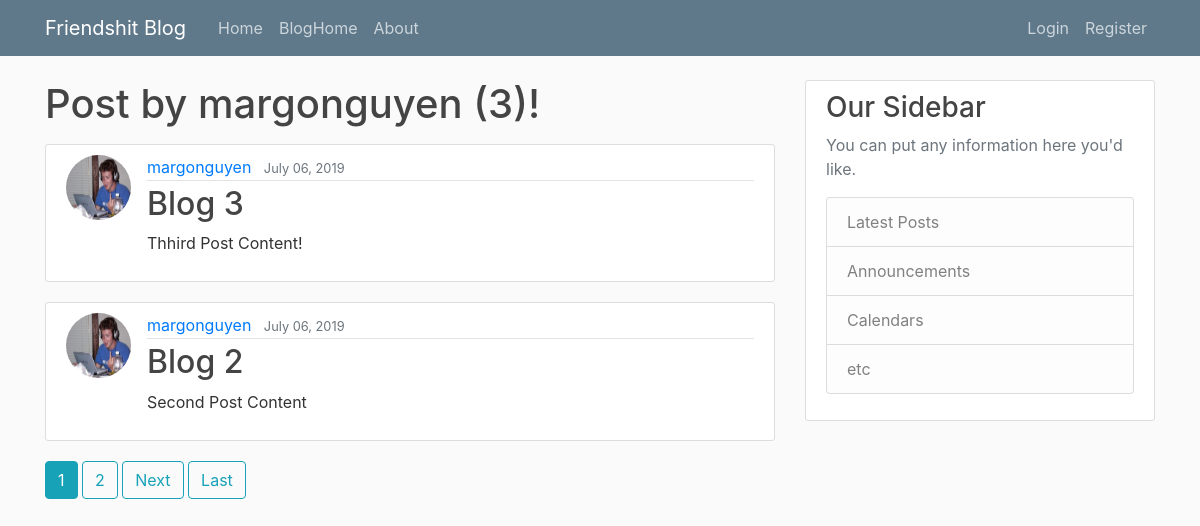
Screenshot of /user/margonguyen with the database file from the repository.
### blog/models.py (models this page shows, shortened)
class Post(models.Model):
	title = models.CharField(max_length=100)
	content = models.TextField()
	date_posted = models.DateTimeField(default= timezone.now)
	author = models.ForeignKey(User, on_delete = models.CASCADE)

### users/models.py (models this page shows, shortened)
class Profile(models.Model):
	user = models.OneToOneField(User, on_delete=models.CASCADE)
	image = models.ImageField(default='default.jpg', upload_to='profile_pics')

### blog/views.py (the view)
# urls.py: path('user/<str:username>', UserPostListView.as_view(), name ='user-posts'),
class UserPostListView(ListView): #generic display
	model = Post
	template_name = 'blog/user_posts.html'
	context_object_name ='posts'
	ordering = ['-date_posted']
	paginate_by = 2
	def get_queryset(self):
		user = get_object_or_404(User, username=self.kwargs.get('username'))
		return Post.objects.filter(author=user).order_by('-date_posted')

### blog/templates/blog/user_posts.html (shortened to what this page needs)
{% extends "blog/base.html" %}
{% block content %}
	<h1 class ="mb-3 "> Post by {{view.kwargs.username}} ({{page_obj.paginator.count}})!</h1>
	{% for post in posts %}
  <article class="media content-section">
    <img class="rounded-circle article-img" src="{{post.author.profile.image.url}}">
  <div class="media-body">
    <div class="article-metadata">
      <a class="mr-2" href="{% url 'user-posts' post.author.username %}">{{ post.author }}</a>
      <small class="text-muted">{{ post.date_posted | date:"F d, Y"}}</small>
    </div>
    <h2><a class="article-title" href="{% url 'post-detail' post.id %}">{{ post.title }}</a></h2>
    <p class="article-content">{{ post.content }}</p>
  </div>
</article>
	{% endfor %}
  {% if is_paginated %}
  {% for num in page_obj.paginator.page_range %}
    {% if page_obj.number == num %}
    <a class="btn btn-info mb-4" href ="?page={{num}}">{{num}}</a>
      {% elif num > page_obj.number|add:'-3' and num < page_obj.number|add:'3' %}
    <a class="btn btn-outline-info mb-4" href="?page={{num}}">{{num}}</a>
    {% endif %}
  {% endfor %}
  {% if page_obj.has_next %}
    <a class="btn btn-outline-info mb-4" href="?page={{page_obj.next_page_number}}">Next</a>
    <a class="btn btn-outline-info mb-4" href="?page={{page_obj.paginator.num_pages}}">Last</a>
  {% endif %}
  {% endif %}
{% endblock content %}

### blog/static/blog/main.css (style rules this page uses)
body { background: #fafafa; color: #333333; margin-top: 5rem; }
h1, h2, h3, h4, h5, h6 { color: #444444; }
.content-section { background: #ffffff; padding: 10px 20px; border: 1px solid #dddddd; border-radius: 3px; margin-bottom: 20px; }
.article-title { color: #444444; }
.article-content { white-space: pre-line; }
.article-img { height: 65px; width: 65px; margin-right: 16px; }
.article-metadata { padding-bottom: 1px; margin-bottom: 4px; border-bottom: 1px solid #e3e3e3 }

### rows the page displays
Post: author.profile.image (picture), author "margonguyen", date_posted "July 06, 2019", title "Blog 3", content "Thhird Post Content!"
Post: author.profile.image (picture), author "margonguyen", date_posted "July 06, 2019", title "Blog 2", content "Second Post Content"

### other values shown
{{ view.kwargs.username }} "margonguyen"
{{ page_obj.paginator.count }} "3"
{{ num }} "1"
{{ num }} "2"
